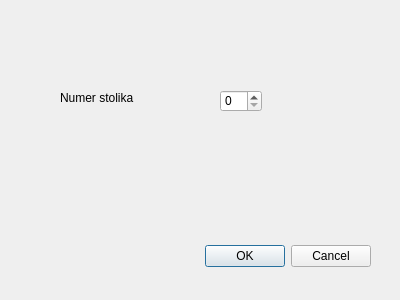
<?xml version="1.0" encoding="UTF-8"?>
<ui version="4.0">
 <class>OrderForm</class>
 <widget class="QDialog" name="OrderForm">
  <property name="geometry">
   <rect>
    <x>0</x>
    <y>0</y>
    <width>400</width>
    <height>300</height>
   </rect>
  </property>
  <property name="windowTitle">
   <string>Dialog</string>
  </property>
  <widget class="QDialogButtonBox" name="buttonBox">
   <property name="geometry">
    <rect>
     <x>30</x>
     <y>240</y>
     <width>341</width>
     <height>32</height>
    </rect>
   </property>
   <property name="orientation">
    <enum>Qt::Horizontal</enum>
   </property>
   <property name="standardButtons">
    <set>QDialogButtonBox::Cancel|QDialogButtonBox::Ok</set>
   </property>
  </widget>
  <widget class="QSpinBox" name="spinBox">
   <property name="geometry">
    <rect>
     <x>220</x>
     <y>90</y>
     <width>42</width>
     <height>22</height>
    </rect>
   </property>
  </widget>
  <widget class="QLabel" name="label">
   <property name="geometry">
    <rect>
     <x>60</x>
     <y>90</y>
     <width>141</width>
     <height>16</height>
    </rect>
   </property>
   <property name="text">
    <string>Numer stolika</string>
   </property>
  </widget>
 </widget>
 <resources/>
 <connections>
  <connection>
   <sender>buttonBox</sender>
   <signal>accepted()</signal>
   <receiver>OrderForm</receiver>
   <slot>accept()</slot>
   <hints>
    <hint type="sourcelabel">
     <x>248</x>
     <y>254</y>
    </hint>
    <hint type="destinationlabel">
     <x>157</x>
     <y>274</y>
    </hint>
   </hints>
  </connection>
  <connection>
   <sender>buttonBox</sender>
   <signal>rejected()</signal>
   <receiver>OrderForm</receiver>
   <slot>reject()</slot>
   <hints>
    <hint type="sourcelabel">
     <x>316</x>
     <y>260</y>
    </hint>
    <hint type="destinationlabel">
     <x>286</x>
     <y>274</y>
    </hint>
   </hints>
  </connection>
 </connections>
</ui>
